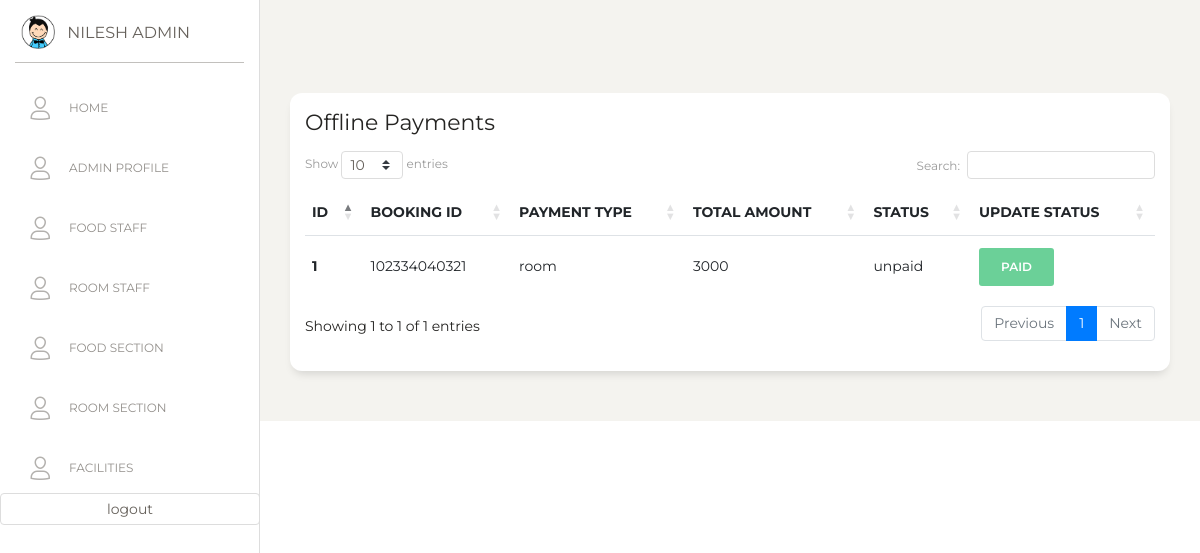
The page /staff/offlinepayment.php (signed in) on the database its author committed.
### tables this page shows
CREATE TABLE `staffs` (
  `s_id` bigint unsigned NOT NULL AUTO_INCREMENT,
  `s_f_name` varchar(255) DEFAULT NULL,
  `s_l_name` varchar(255) DEFAULT NULL,
  `s_e_mail` varchar(255) NOT NULL,
  `s_status` char(1) NOT NULL,
  `s_type_id` bigint unsigned NOT NULL,
  `s_password` varchar(255) NOT NULL,
  `s_created_at` timestamp NULL DEFAULT NULL,
  PRIMARY KEY (`s_id`),
  UNIQUE KEY `users_email_unique` (`s_e_mail`),
  KEY `s_type_id` (`s_type_id`),
  CONSTRAINT `staffs_ibfk_1` FOREIGN KEY (`s_type_id`) REFERENCES `staff_type` (`s_type_id`)
);

CREATE TABLE `payment` (
  `PAYMENT_ID` varchar(255) NOT NULL,
  `PAYMENT_TYPE` varchar(255) NOT NULL,
  `PAYMENT_METHOD` varchar(255) NOT NULL,
  `PAYMENT_STATUS` varchar(255) NOT NULL,
  `PAYMENT_AMOUNT` varchar(255) NOT NULL,
  `MEAL_ORDER_ID` varchar(255) DEFAULT NULL,
  `B_ID` varchar(255) DEFAULT NULL,
  `STAFF_ID` varchar(255) DEFAULT NULL,
  PRIMARY KEY (`PAYMENT_ID`)
);

### staff/offlinepayment.php (the view, shortened to what this page needs)
<?php
include '../connection.php';
?>
<!DOCTYPE html>
<html lang="en">
<head>
    <link href="https://maxcdn.bootstrapcdn.com/font-awesome/latest/css/font-awesome.min.css" rel="stylesheet">
    <link href="../assets/css/bootstrap.min.css" rel="stylesheet" />
    <link href="../assets/css/paper-dashboard.css?v=2.0.1" rel="stylesheet" />
    <link href="../assets/demo/demo.css" rel="stylesheet" />
    <link rel="stylesheet" href="https://cdn.datatables.net/1.10.23/css/dataTables.bootstrap4.min.css">
</head>
<body>
    <div class="wrapper ">
        <?php include_once '../partials/sidebar.php' ?>
        <div class="main-panel">
            <div class="content">
                <div class="row">
                    <div class="col-lg-12">
                        <div class="card">
                            <div class="card-body">
                                <h5 class="card-title">Offline Payments</h5>
                                <div class="table-responsive">
                                    <table class="table table-centered table-nowrap table-hover mb-0" id="pendingcomplaints">
                                        <thead>
                                            <tr>
                                                <th>ID</th>
                                                <th>Booking ID</th>
                                                <th>Payment type</th>
                                                <th>Total Amount</th>
                                                <th>Status</th>
                                                <th>Update Status</th>
                                            </tr>
                                        </thead>
                                        <tbody>
                                            <?php $sql = "SELECT * FROM `payment` where PAYMENT_METHOD='offline' AND PAYMENT_STATUS='unpaid'";
                                            $result = mysqli_query($conn, $sql);
                                            $i=1;
                                            while ($data = mysqli_fetch_assoc($result)) { ?>
                                                <tr>
                                                    <th><?php echo $i;?></th>
                                                    <td><?php echo $data['B_ID'] ?></td>
                                                    <td><?php echo $data['PAYMENT_TYPE'] ?></td>
                                                    <td><?php echo $data['PAYMENT_AMOUNT'] ?></td>
                                                    <td><?php echo $data['PAYMENT_STATUS'] ?></td>
                                                    <td>
                                                        <form action="" method="post">
                                                            <input type="submit" class="btn btn-success" name="request" value="paid">
                                                        </form>
                                                    </td>
                                                </tr>
                                            <?php
                                            $i++;
                                        } ?>
                                        </tbody>
                                    </table>
                                </div>
                            </div>
                        </div>
                    </div>
                </div>
            </div>
        </div>
    </div>
</body>
</html>

### partials/sidebar.php (shortened to what this page needs)
<div class="sidebar" data-color="white" data-active-color="danger">
    <div class="logo">
        <a href="https://www.creative-tim.com" class="simple-text logo-mini">
            <div class="logo-image-small">
                <img src="../assets/img/logo-small.png">
            </div>
        </a>
        <a href="" class="simple-text logo-normal">
            <?php $email = $_SESSION['staff'];
            $sql = "SELECT * FROM staffs inner join staff_type on staffs.s_type_id=staff_type.s_type_id where s_e_mail='$email'";
            $result = mysqli_query($conn, $sql);
            $row = mysqli_fetch_assoc($result);
            echo $row['s_f_name'] . " " . $row['s_l_name'];
            ?>
        </a>
    </div>
    <div class="sidebar-wrapper">
        <ul class="nav">
            <li class="">
                <a href="../index.php">
                    <i class="nc-icon nc-single-02"></i>
                    <p>Home</p>
                </a>
            </li>
            <li class="">
                <a href="./admin.php">
                    <i class="nc-icon nc-single-02"></i>
                    <p>Admin Profile</p>
                </a>
            </li>
            <?php if ($_SESSION['staff_type_id'] == '1') { ?>
                <li class="">
                    <a href="./foodstaff.php">
                        <i class="nc-icon nc-single-02"></i>
                        <p>Food Staff</p>
                    </a>
                </li>
            <?php } ?>
            <?php if ($_SESSION['staff_type_id'] == '1') { ?>
                <li class="">
                    <a href="./roomstaff.php">
                        <i class="nc-icon nc-single-02"></i>
                        <p>Room Staff</p>
                    </a>
                </li>
            <?php } ?>
            <?php if ($_SESSION['staff_type_id'] == '1' || $_SESSION['staff_type_id'] == '3') { ?>
                <li class="">
                    <a href="./foodsection.php">
                        <i class="nc-icon nc-single-02"></i>
                        <p>Food Section</p>
                    </a>
                </li>
            <?php } ?>
            <?php if ($_SESSION['staff_type_id'] == '1'  || $_SESSION['staff_type_id'] == '2') { ?>
                <li class="">
                    <a href="./roomsection.php">
                        <i class="nc-icon nc-single-02"></i>
                        <p>Room Section</p>
                    </a>
                </li>
            <?php } ?>
            <?php if ($_SESSION['staff_type_id'] == '1'  || $_SESSION['staff_type_id'] == '2') { ?>
                <li class="">
                    <a href="./facilities.php">
                        <i class="nc-icon nc-single-02"></i>
                        <p>Facilities</p>
                    </a>
                </li>
            <?php } ?>
            <li class="">
                <form action="" method="post">
                    <input type="submit" class="form-control" name="request" value="logout">
                </form>
            </li>
        </ul>
    </div>
</div>

### rows shown on the page
staffs: s_f_name "NILESH", s_l_name "ADMIN"
payment: B_ID "102334040321", PAYMENT_TYPE "room", PAYMENT_AMOUNT "3000", PAYMENT_STATUS "unpaid"
